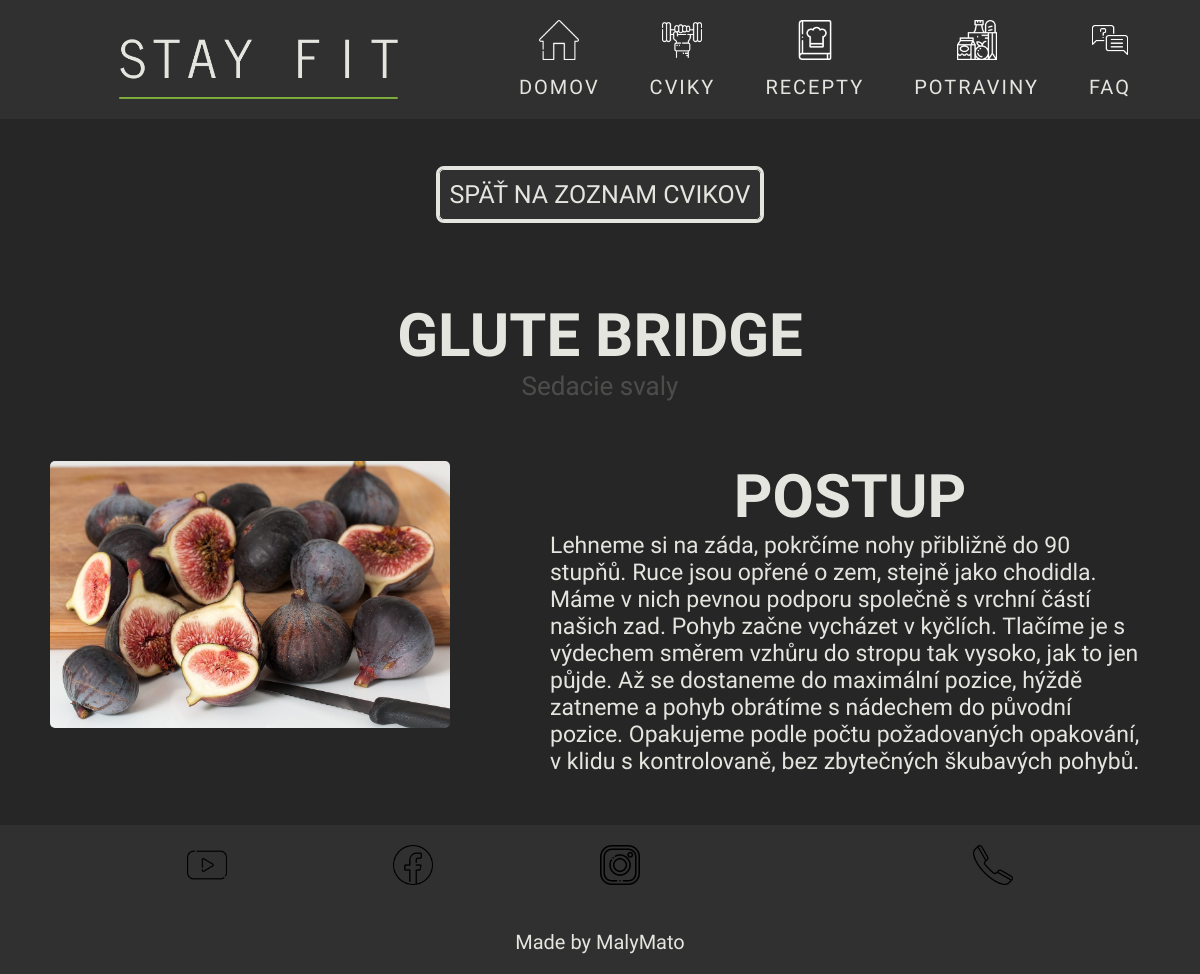
/cvik.php?id=4, run on the app's committed database.
### tables this page shows
CREATE TABLE IF NOT EXISTS `cviky` (
  `IDcvik` int(11) NOT NULL AUTO_INCREMENT,
  `cvik` varchar(50) NOT NULL,
  `postup` text NOT NULL,
  `IDsval` int(11) NOT NULL,
  `IDvybavenie` int(11) NOT NULL,
  PRIMARY KEY (`IDcvik`),
  KEY `IDsval` (`IDsval`),
  KEY `IDvybavenie` (`IDvybavenie`)
);

CREATE TABLE IF NOT EXISTS `svaly` (
  `IDsval` int(11) NOT NULL AUTO_INCREMENT,
  `sval` varchar(50) NOT NULL,
  PRIMARY KEY (`IDsval`)
);

### cvik.php (the view, shortened to what this page needs)
<!DOCTYPE html>
<html lang="en">
<?php
require_once("./php/db.php");
$id = $_GET["id"] ?? null;
$sql = "SELECT * FROM cviky
        JOIN vybavenia ON vybavenia.IDvybavenie = cviky.IDvybavenie
        JOIN svaly ON svaly.IDsval = cviky.IDsval
        WHERE cviky.IDcvik = $id";
$stmt = $conn->prepare($sql);
$stmt->execute();
$result = $stmt->fetchAll(PDO::FETCH_ASSOC);
foreach ($result as $i) {
  $nazovCviku = $i['cvik'];
  $sval = $i["sval"];
  $postup = $i["postup"];
}
?>
<head>
  <link rel="stylesheet" href="./styles/potravina-header.css" />
  <link rel="stylesheet" href="./styles/layout.css">
  <link rel="stylesheet" href="./styles/cvik.css">
  <link rel="stylesheet" href="./styles/small-footer.css">
</head>
<body>
  <?php include_once "./components/small-header.php" ?>
  <main class="cvik">
    <div class="content-wrapper">
      <div class="content-header">
        <div class="back-button">
          <a href="cviky.php">SPÄŤ NA ZOZNAM CVIKOV</a>
        </div>
        <div class="content-start">
          <div class="name">
            <h1><?php echo $nazovCviku; ?></h1>
            <span class="type"><?php echo $sval; ?></span>
          </div>
        </div>
      </div>
      <div class="cvik-wrapper">
        <div class="basic-info">
          <div class="photo">
            <img src="./media/fig-potravina.jpg" alt="" />
          </div>
        </div>
        <div class="extended-info">
          <div class="name">
            <h1>POSTUP</h1>
          </div>
          <p><?php echo $postup ?></p>
        </div>
      </div>
    </div>
  </main>
  <?php require_once "./components/small-footer.php" ?>
</body>
</html>

### styles/layout.css (style rules this page uses)
* { box-sizing: border-box; font-family: "News Cycle", sans-serif; margin: 0; padding: 0; }
body { display: grid; grid-template-rows: auto 1fr auto; font-size: 2rem; font-weight: 500; background-color: #262626; scroll-behavior: smooth; width: 100%; height: 100%; overflow-x: hidden; }
.btn, .back-button, .submit-button { cursor: pointer; outline: solid #e5e5e0; text-transform: uppercase; border-radius: 5px; }
.back-button { text-decoration: none; display: flex; justify-content: center; align-items: center; transition: 0.5s; background-color: #303030; padding: 2rem; gap: 2rem; }
html { font-size: 10px; }
html h1 { font-size: 4rem; }
html p { font-size: 2.3rem; }
@media (min-width: 601px) { html { font-size: 7px; } }
@media (min-width: 800px) { html { font-size: 8px; } }
@media (min-width: 1000px) { html { font-size: 9px; } }
@media (min-width: 1200px) { html { font-size: 10px; } }

### styles/cvik.css (style rules this page uses)
.cvik { padding: 5rem 1rem; }
.cvik .content-wrapper { display: flex; justify-content: center; align-items: center; gap: 6rem; flex-direction: column; }
.cvik .content-wrapper .content-header { display: flex; flex-direction: column; justify-content: center; align-items: center; gap: 8rem; }
.cvik .content-wrapper .content-header .back-button { border: 1px solid #e5e5e0; border-radius: 5px; text-align: center; padding: 1rem; transition: 0.5s; max-width: 400px; color: ror; }
.cvik .content-wrapper .content-header .back-button a { text-decoration: none; color: #e5e5e0; font-size: 2.5rem; color: li; }
.cvik .content-wrapper .content-header .content-start { display: flex; flex-direction: column; justify-content: center; align-items: center; gap: 4rem; }
.cvik .content-wrapper .content-header .content-start .name { text-align: center; display: flex; flex-direction: column; justify-content: center; align-items: center; }
.cvik .content-wrapper .content-header .content-start .name h1 { color: #e5e5e0; text-transform: uppercase; font-size: 6rem; }
.cvik .content-wrapper .content-header .content-start .type { color: #e5e5e0; opacity: 20%; font-size: 2.6rem; }
.cvik .content-wrapper .cvik-wrapper { width: 100%; display: flex; justify-content: center; flex-direction: column; align-items: center; gap: 10rem; }
.cvik .content-wrapper .cvik-wrapper .basic-info { display: flex; flex-direction: column; justify-content: center; align-items: center; gap: 3rem; max-width: 600px; }
.cvik .content-wrapper .cvik-wrapper .basic-info .photo img { border-radius: 5px; width: 100%; }
.cvik .content-wrapper .cvik-wrapper .extended-info { max-width: 600px; }
.cvik .content-wrapper .cvik-wrapper .extended-info .name h1 { color: #e5e5e0; font-size: 6rem; text-align: center; }
.cvik .content-wrapper .cvik-wrapper .extended-info p { color: #e5e5e0; }
@media (min-width: 1200px) { .cvik .content-wrapper .cvik-wrapper { flex-direction: row; justify-content: space-evenly; align-items: flex-start; } }
@media (min-width: 1200px) { .cvik { padding: 5rem; } }

### data on the page
cviky: cvik "GLUTE BRIDGE", IDsval.sval "Sedacie svaly", postup "Lehneme si na záda, pokrčíme nohy přibližně do 90 stupňů. Ruce jsou opřené o zem, stejně jako chodidla. Máme v nich pevnou podporu společně s vrchní částí našich zad. Pohyb začne vycházet v kyčlích. Tlačíme je s výdechem směrem vzhůru do stropu tak vysoko, jak to jen půjde. Až se dostaneme do maximální pozice, hýždě zatneme a pohyb obrátíme s nádechem do původní pozice. Opakujeme podle počtu požadovaných opakování, v klidu s kontrolovaně, bez zbytečných škubavých pohybů."
